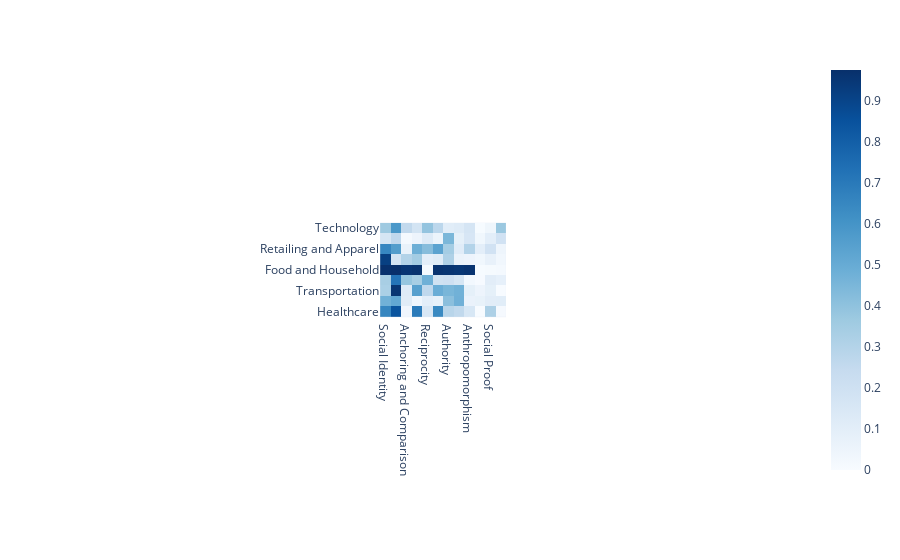

The notebook cell saved with this chart:
### Code cell
df_sectors_pers_likes = pd.DataFrame.from_dict(df_sectors_pers_likes).T
fig = px.imshow(df_sectors_pers_likes, color_continuous_scale=px.colors.sequential.Blues)
fig.show()

### Figure 1 — Plotly figure (JSON) as saved in the notebook; plotly's stock layout.template omitted (floating-point values rounded to 4 significant figures)
{"data": [{"coloraxis": "coloraxis", "hovertemplate": "x: %{x}<br>y: %{y}<br>color: %{z}<extra></extra>", "name": "0", "type": "heatmap", "x": ["Social Identity", "Concreteness", "Anchoring and Comparison", "Overcoming Reactance", "Reciprocity", "Foot in the Door", "Authority", "Social Impact", "Anthropomorphism", "Scarcity", "Social Proof", "Unclear"], "xaxis": "x", "y": ["Technology", "Media", "Retailing and Apparel", "Finance", "Food and Household", "Wholesalers, Industrials and Energy", "Transportation", "Aerospace and Defence", "Healthcare"], "yaxis": "y", "z": [[0.3636, 0.5846, 0.2569, 0.1752, 0.3896, 0.2737, 0.1075, 0.1222, 0.1663, 0.003806, 0.03994, 0.3725], [0.1614, 0.2618, 0.01256, 0.05023, 0.1211, 0.05385, 0.4492, 0.08732, 0.1586, 0.03287, 0.09662, 0.1886], [0.6481, 0.5605, 0.0695, 0.483, 0.4207, 0.5358, 0.3435, 0.1104, 0.2999, 0.09772, 0.1883, 0.04369], [0.9163, 0.1779, 0.3004, 0.3487, 0.0984, 0.1154, 0.3127, 0.0584, 0.0509, 0.0342, 0.07363, 0.02727], [0.9689, 0.9744, 0.9556, 0.9635, 0.01301, 0.9618, 0.957, 0.9495, 0.9585, 0.00355, 0.01079, 0.0142], [0.3358, 0.7197, 0.384, 0.3378, 0.4777, 0.1917, 0.2035, 0.1618, 0.02231, 0.006769, 0.1043, 0.08138], [0.325, 0.9538, 0.1199, 0.5473, 0.265, 0.4905, 0.4542, 0.472, 0.08727, 0.05057, 0.08727, 0.0009968], [0.4735, 0.5137, 0.1143, 0.0373, 0.09855, 0.07822, 0.4112, 0.4764, 0.06486, 0.07189, 0.1044, 0.1079], [0.6546, 0.8418, 0.03628, 0.6923, 0.1524, 0.6372, 0.2874, 0.2583, 0.1553, 0, 0.3208, 0.01161]]}], "layout": {"autosize": true, "coloraxis": {"colorscale": [[0, "rgb(247,251,255)"], [0.125, "rgb(222,235,247)"], [0.25, "rgb(198,219,239)"], [0.375, "rgb(158,202,225)"], [0.5, "rgb(107,174,214)"], [0.625, "rgb(66,146,198)"], [0.75, "rgb(33,113,181)"], [0.875, "rgb(8,81,156)"], [1, "rgb(8,48,107)"]]}, "margin": {"t": 60}, "xaxis": {"anchor": "y", "autorange": true, "constrain": "domain", "domain": [0.4134, 0.5866], "range": [-0.5, 11.5], "scaleanchor": "y", "type": "category"}, "yaxis": {"anchor": "x", "autorange": true, "constrain": "domain", "domain": [0, 1], "range": [8.5, -0.5], "type": "category"}}}
